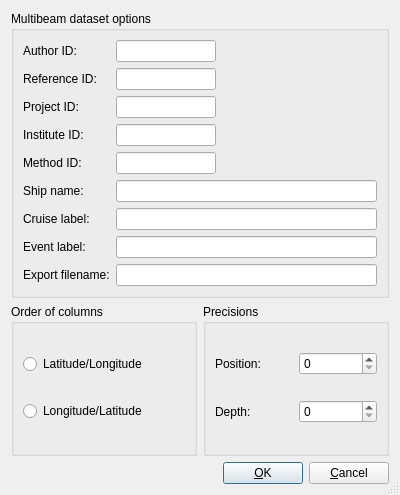
<?xml version="1.0" encoding="UTF-8"?>
<ui version="4.0">
 <class>SetMultibeamOptionsDialog</class>
 <widget class="QDialog" name="SetMultibeamOptionsDialog">
  <property name="geometry">
   <rect>
    <x>0</x>
    <y>0</y>
    <width>400</width>
    <height>495</height>
   </rect>
  </property>
  <property name="minimumSize">
   <size>
    <width>400</width>
    <height>0</height>
   </size>
  </property>
  <property name="windowTitle">
   <string>Set multibeam options</string>
  </property>
  <property name="sizeGripEnabled">
   <bool>true</bool>
  </property>
  <layout class="QGridLayout" name="gridLayout_4">
   <item row="0" column="0" colspan="2">
    <widget class="QGroupBox" name="groupBox_6">
     <property name="title">
      <string>Multibeam dataset options</string>
     </property>
     <layout class="QGridLayout" name="gridLayout">
      <item row="0" column="0">
       <widget class="QLabel" name="label_13">
        <property name="text">
         <string>Author ID:</string>
        </property>
       </widget>
      </item>
      <item row="0" column="1">
       <widget class="QLineEdit" name="AuthorID_lineEdit">
        <property name="maximumSize">
         <size>
          <width>100</width>
          <height>16777215</height>
         </size>
        </property>
       </widget>
      </item>
      <item row="0" column="2">
       <spacer name="horizontalSpacer">
        <property name="orientation">
         <enum>Qt::Horizontal</enum>
        </property>
        <property name="sizeHint" stdset="0">
         <size>
          <width>121</width>
          <height>20</height>
         </size>
        </property>
       </spacer>
      </item>
      <item row="1" column="0">
       <widget class="QLabel" name="label_10">
        <property name="text">
         <string>Reference ID:</string>
        </property>
       </widget>
      </item>
      <item row="1" column="1">
       <widget class="QLineEdit" name="ReferenceID_lineEdit">
        <property name="maximumSize">
         <size>
          <width>100</width>
          <height>16777215</height>
         </size>
        </property>
       </widget>
      </item>
      <item row="1" column="2">
       <spacer name="horizontalSpacer_2">
        <property name="orientation">
         <enum>Qt::Horizontal</enum>
        </property>
        <property name="sizeHint" stdset="0">
         <size>
          <width>121</width>
          <height>20</height>
         </size>
        </property>
       </spacer>
      </item>
      <item row="2" column="0">
       <widget class="QLabel" name="label_16">
        <property name="text">
         <string>Project ID:</string>
        </property>
       </widget>
      </item>
      <item row="2" column="1">
       <widget class="QLineEdit" name="ProjectID_lineEdit">
        <property name="maximumSize">
         <size>
          <width>100</width>
          <height>16777215</height>
         </size>
        </property>
        <property name="text">
         <string/>
        </property>
       </widget>
      </item>
      <item row="2" column="2">
       <spacer name="horizontalSpacer_3">
        <property name="orientation">
         <enum>Qt::Horizontal</enum>
        </property>
        <property name="sizeHint" stdset="0">
         <size>
          <width>121</width>
          <height>20</height>
         </size>
        </property>
       </spacer>
      </item>
      <item row="3" column="0">
       <widget class="QLabel" name="label_17">
        <property name="text">
         <string>Institute ID:</string>
        </property>
       </widget>
      </item>
      <item row="3" column="1">
       <widget class="QLineEdit" name="InstituteID_lineEdit">
        <property name="maximumSize">
         <size>
          <width>100</width>
          <height>16777215</height>
         </size>
        </property>
        <property name="text">
         <string/>
        </property>
       </widget>
      </item>
      <item row="3" column="2">
       <spacer name="horizontalSpacer_4">
        <property name="orientation">
         <enum>Qt::Horizontal</enum>
        </property>
        <property name="sizeHint" stdset="0">
         <size>
          <width>121</width>
          <height>20</height>
         </size>
        </property>
       </spacer>
      </item>
      <item row="4" column="0">
       <widget class="QLabel" name="label_18">
        <property name="text">
         <string>Method ID:</string>
        </property>
       </widget>
      </item>
      <item row="4" column="1">
       <widget class="QLineEdit" name="MethodID_lineEdit">
        <property name="maximumSize">
         <size>
          <width>100</width>
          <height>16777215</height>
         </size>
        </property>
        <property name="text">
         <string/>
        </property>
       </widget>
      </item>
      <item row="4" column="2">
       <spacer name="horizontalSpacer_5">
        <property name="orientation">
         <enum>Qt::Horizontal</enum>
        </property>
        <property name="sizeHint" stdset="0">
         <size>
          <width>121</width>
          <height>20</height>
         </size>
        </property>
       </spacer>
      </item>
      <item row="5" column="0">
       <widget class="QLabel" name="label_15">
        <property name="text">
         <string>Ship name:</string>
        </property>
       </widget>
      </item>
      <item row="5" column="1" colspan="2">
       <widget class="QLineEdit" name="ShipName_lineEdit">
        <property name="echoMode">
         <enum>QLineEdit::Normal</enum>
        </property>
       </widget>
      </item>
      <item row="6" column="0">
       <widget class="QLabel" name="label_12">
        <property name="text">
         <string>Cruise label:</string>
        </property>
       </widget>
      </item>
      <item row="6" column="1" colspan="2">
       <widget class="QLineEdit" name="CruiseLabel_lineEdit">
        <property name="echoMode">
         <enum>QLineEdit::Normal</enum>
        </property>
       </widget>
      </item>
      <item row="7" column="0">
       <widget class="QLabel" name="label_11">
        <property name="text">
         <string>Event label:</string>
        </property>
       </widget>
      </item>
      <item row="7" column="1" colspan="2">
       <widget class="QLineEdit" name="EventLabel_lineEdit">
        <property name="echoMode">
         <enum>QLineEdit::Normal</enum>
        </property>
       </widget>
      </item>
      <item row="8" column="0">
       <widget class="QLabel" name="label_14">
        <property name="text">
         <string>Export filename:</string>
        </property>
       </widget>
      </item>
      <item row="8" column="1" colspan="2">
       <widget class="QLineEdit" name="ExportFilename_lineEdit">
        <property name="echoMode">
         <enum>QLineEdit::Normal</enum>
        </property>
       </widget>
      </item>
     </layout>
    </widget>
   </item>
   <item row="1" column="0">
    <widget class="QGroupBox" name="groupBox">
     <property name="title">
      <string>Order of columns</string>
     </property>
     <layout class="QGridLayout" name="gridLayout_2">
      <item row="0" column="0">
       <widget class="QRadioButton" name="LatLong_radioButton">
        <property name="text">
         <string>Latitude/Longitude</string>
        </property>
       </widget>
      </item>
      <item row="1" column="0">
       <widget class="QRadioButton" name="LongLat_radioButton">
        <property name="text">
         <string>Longitude/Latitude</string>
        </property>
       </widget>
      </item>
     </layout>
    </widget>
   </item>
   <item row="1" column="1">
    <widget class="QGroupBox" name="groupBox_2">
     <property name="title">
      <string>Precisions</string>
     </property>
     <layout class="QGridLayout" name="gridLayout_3">
      <item row="0" column="0">
       <widget class="QLabel" name="label">
        <property name="text">
         <string>Position:</string>
        </property>
       </widget>
      </item>
      <item row="0" column="1">
       <widget class="QSpinBox" name="Position_spinBox">
        <property name="maximum">
         <number>10</number>
        </property>
       </widget>
      </item>
      <item row="1" column="0">
       <widget class="QLabel" name="label_2">
        <property name="text">
         <string>Depth:</string>
        </property>
       </widget>
      </item>
      <item row="1" column="1">
       <widget class="QSpinBox" name="Depth_spinBox">
        <property name="maximum">
         <number>3</number>
        </property>
       </widget>
      </item>
     </layout>
    </widget>
   </item>
   <item row="2" column="0" colspan="2">
    <layout class="QHBoxLayout">
     <item>
      <spacer>
       <property name="orientation">
        <enum>Qt::Horizontal</enum>
       </property>
       <property name="sizeHint" stdset="0">
        <size>
         <width>40</width>
         <height>20</height>
        </size>
       </property>
      </spacer>
     </item>
     <item>
      <widget class="QPushButton" name="OK_pushButton">
       <property name="minimumSize">
        <size>
         <width>0</width>
         <height>0</height>
        </size>
       </property>
       <property name="text">
        <string>&amp;OK</string>
       </property>
       <property name="default">
        <bool>true</bool>
       </property>
      </widget>
     </item>
     <item>
      <widget class="QPushButton" name="Cancel_pushButton">
       <property name="text">
        <string>&amp;Cancel</string>
       </property>
      </widget>
     </item>
    </layout>
   </item>
  </layout>
 </widget>
 <tabstops>
  <tabstop>AuthorID_lineEdit</tabstop>
  <tabstop>ReferenceID_lineEdit</tabstop>
  <tabstop>ProjectID_lineEdit</tabstop>
  <tabstop>InstituteID_lineEdit</tabstop>
  <tabstop>MethodID_lineEdit</tabstop>
  <tabstop>ShipName_lineEdit</tabstop>
  <tabstop>CruiseLabel_lineEdit</tabstop>
  <tabstop>EventLabel_lineEdit</tabstop>
  <tabstop>ExportFilename_lineEdit</tabstop>
  <tabstop>LatLong_radioButton</tabstop>
  <tabstop>LongLat_radioButton</tabstop>
  <tabstop>Position_spinBox</tabstop>
  <tabstop>Depth_spinBox</tabstop>
  <tabstop>OK_pushButton</tabstop>
  <tabstop>Cancel_pushButton</tabstop>
 </tabstops>
 <resources/>
 <connections/>
</ui>
